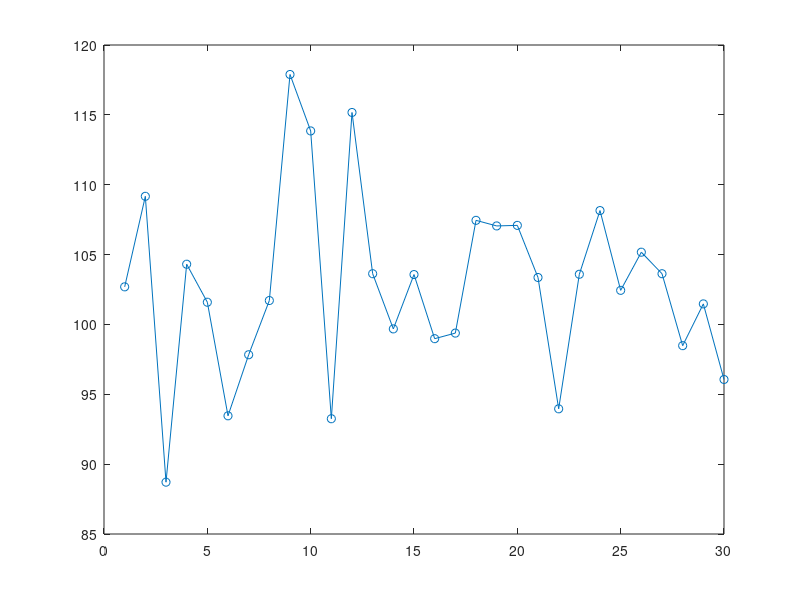

Recreate this plot in MATLAB. (Note: this script raises an error after producing the figure.)
% Author Name: Salvatore Charney
% Email: charne92@rowan.edu
% Course: MATLAB Programming - Fall 2024
% Assignment: Assignment 2
% Task: Analyzing Stock Data
% Date: October 11, 2024

stock_data = load('stock_data.txt');

% Calculate statistics
average_price = mean(stock_data);
highest_price = max(stock_data);
lowest_price = min(stock_data);
days_increased = sum(diff(stock_data) > 0);

% Prints the statistics
fprintf('Average Closing Price: %f\n', average_price);
fprintf('Highest Closing Price: %f\n', highest_price);
fprintf('Lowest Closing Price: %f\n', lowest_price);
fprintf('Number of Days Price Increased: %d\n', days_increased);

% Line plot
figure;
plot(stock_data, '-o', 'DisplayName', 'Daily Closing Prices');
hold on;
yline(average_price, 'r--', 'Average Price', 'DisplayName', 'Average Price');
yline(highest_price, 'g--', 'Highest Price', 'DisplayName', 'Highest Price');
yline(lowest_price, 'b--', 'Lowest Price', 'DisplayName', 'Lowest Price');

% Labels, title, and legend
xlabel('Days');
ylabel('Closing Price ($)');
title('Stock Closing Prices Over 30 Days');
legend('show');
grid on;

% Saves the plot as an image file
saveas(gcf, 'stock_analysis.png');

% The summary of the analysis
summary_fileID = fopen('stock_summary.txt', 'w');
fprintf(summary_fileID, 'Stock Analysis Summary:\n');
fprintf(summary_fileID, 'Average Closing Price: %f\n', average_price);
fprintf(summary_fileID, 'Highest Closing Price: %f\n', highest_price);
fprintf(summary_fileID, 'Lowest Closing Price: %f\n', lowest_price);
fprintf(summary_fileID, 'Number of Days Price Increased: %d\n', days_increased);
fclose(summary_fileID);
